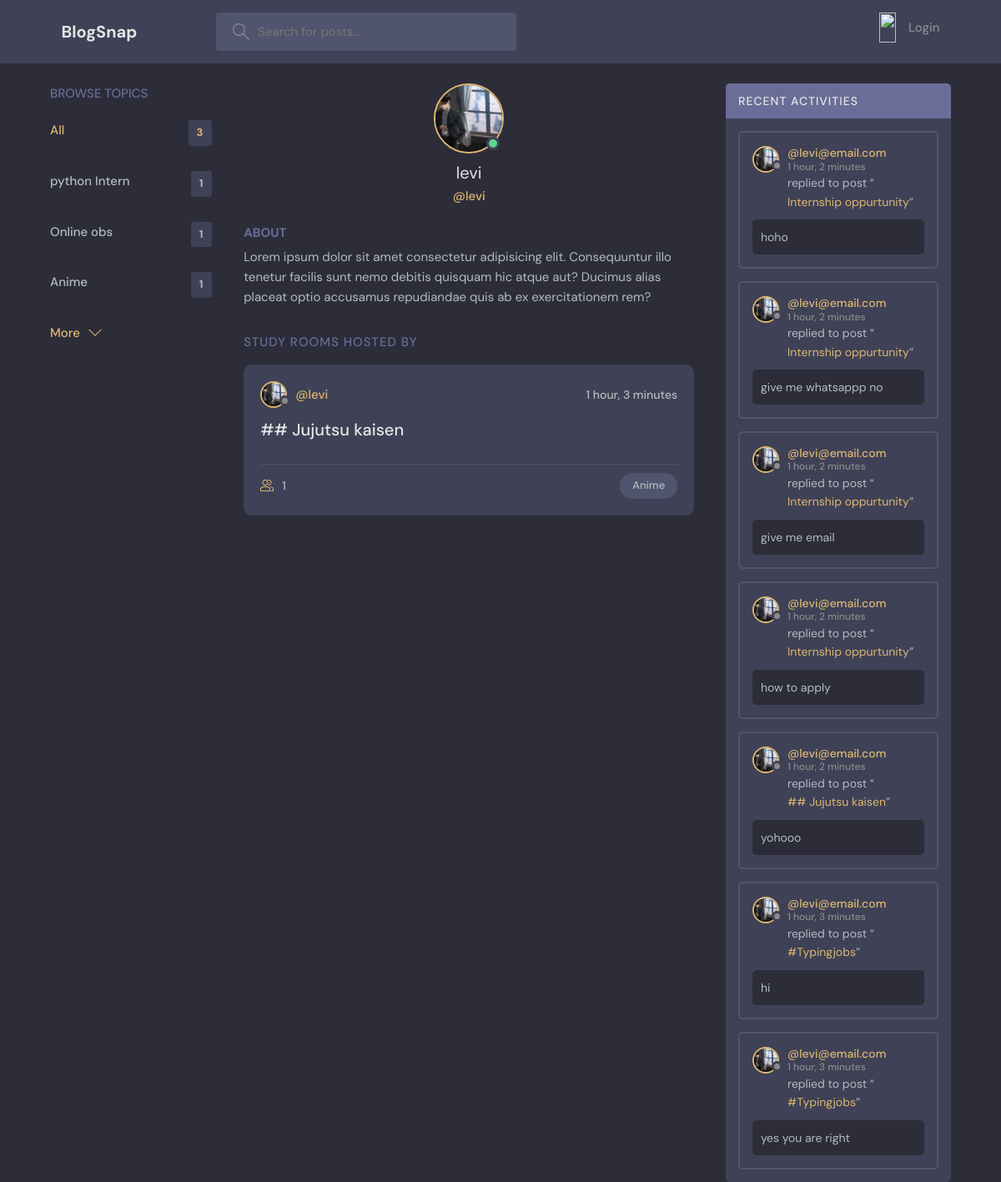
The app's page /user-profile/5/ with its own data.
### discord/models.py (models this page shows, shortened)
class Topic(models.Model):
    name=models.CharField( max_length=150)

class User(AbstractUser):
    name = models.CharField(null=True, max_length=50)
    email = models.EmailField(unique=True,null=True)
    bio = models.TextField(null=True)
    avatar=models.ImageField(null=True,default="avatar.svg")
    USERNAME_FIELD = 'email'
    REQUIRED_FIELDS = []

class Room(models.Model):
    host=models.ForeignKey(User,on_delete=models.SET_NULL,null=True)
    topic=models.ForeignKey(Topic, on_delete=models.SET_NULL,null=True)
    name=models.CharField( max_length=150)
    description = models.TextField(null=True,blank=True)
    participants=models.ManyToManyField(User, related_name="participants",blank=True)
    updated = models.DateTimeField( auto_now=True)
    created = models.DateTimeField( auto_now_add=True)
    class Meta:
        ordering = ['-updated' , '-created']
    def __str__(self):
        return self.name

class Message(models.Model):
    user=models.ForeignKey(User,on_delete=models.CASCADE)
    room=models.ForeignKey(Room,on_delete=models.CASCADE)
    body=models.TextField()
    updated = models.DateTimeField( auto_now=True)
    created = models.DateTimeField( auto_now_add=True)
    class Meta:
        ordering = ['-updated' , '-created']

### discord/views.py (the view)
# urls.py: path('user-profile/<str:pk>/',views.userProfile,name='user-profile'),
def userProfile(request,pk):
    user=User.objects.get(id=pk)
    rooms=user.room_set.all()
    room_messages=user.message_set.all()
    topics=Topic.objects.all()
    context={
        'user':user,
        'rooms':rooms,
        'topics':topics,
        'room_messages':room_messages,
    }
    return render(request,'discord/profile.html',context)

### discord/templates/discord/profile.html (shortened to what this page needs)
{% extends "main.html" %}
{% block content %}
  <main class="profile-page layout layout--3">
    <div class="container">
      {% include "discord/topics_component.html" %}
      <div class="roomList">
        <div class="profile">
          <div class="profile__avatar">
            <div class="avatar avatar--large active">
              <img src="{{user.avatar.url}}" />
            </div>
          </div>
          <div class="profile__info">
            <h3>{{user.username}}</h3>
            <p>@{{user.username}}</p>
          </div>
          <div class="profile__about">
            <h3>About</h3>
            <p>
              Lorem ipsum dolor sit amet consectetur adipisicing elit. Consequuntur illo tenetur
              facilis sunt nemo debitis quisquam hic atque aut? Ducimus alias placeat optio
              accusamus repudiandae quis ab ex exercitationem rem?
            </p>
          </div>
        </div>
        <div class="roomList__header">
          <div>
            <h2>Study Rooms Hosted by </a>
            </h2>
          </div>
        </div>
        {% include "discord/feed_component.html" %}
      </div>
      {% include "discord/activity_component.html" %}
    </div>
  </main>
{% endblock content %}

### templates/main.html (shortened to what this page needs)
{% load static %}
<!DOCTYPE html>
<html lang="en">
  <head>
    <link rel="stylesheet" href="{% static 'styles/style.css' %}" />
  </head>
  <body>
    {% include "navbar.html" %}
    {% block content %}{% endblock content %}
  </body>
</html>

### templates/navbar.html (shortened to what this page needs)
{% load static %}
<header class="header header--loggedIn">
    <div class="container">
      <a href="{% url 'home' %}" class="header__logo">
        <h1>BlogSnap</h1>
      </a>
      <form class="header__search" method="GET" action="{% url 'home' %}">
        <label>
          <input name='q' placeholder="Search for posts..." />
        </label>
      </form>
      <nav class="header__menu">
        {% if request.user.is_authenticated %}
        <div class="header__user">
          <a href="{% url 'update-user' %}">
            <div class="avatar avatar--medium active">
              <img src="{{request.user.avatar.url}}" />
            </div>
            <p>{{request.user.username}}<span>@{{request.user.username}}</span></p>
          </a>
          <button class="dropdown-button">
            <svg version="1.1" xmlns="http://www.w3.org/2000/svg" width="32" height="32" viewBox="0 0 32 32">
              <title>chevron-down</title>
              <path d="M16 21l-13-13h-3l16 16 16-16h-3l-13 13z"></path>
            </svg>
          </button>
        </div>
        {% else %}
        <a href="{% url 'login' %}">
          <img src="{% static 'images/avatar.svg'%}" />
          <p>Login</p>
        </a>
        {% endif %}
      </nav>
    </div>
  </header>

### discord/templates/discord/topics_component.html
<div class="topics">
  <div class="topics__header">
    <h2>Browse Topics</h2>
  </div>
  <ul class="topics__list">
    <li>
      <a href="{% url 'home' %}" class="active">All <span>{{topics.count}}</span></a>
    </li>
    {% for topic in topics %}
    <li>
      <a href="{% url 'home' %}?q={{topic.name}}">{{topic.name}} <span>{{topic.room_set.all.count}}</span></a>
    </li>
      {% endfor %}
  </ul>
  <a class="btn btn--link" href="{% url 'topics' %}">
    More
    <svg
      version="1.1"
      xmlns="http://www.w3.org/2000/svg"
      width="32"
      height="32"
      viewBox="0 0 32 32"
    >
      <title>chevron-down</title>
      <path d="M16 21l-13-13h-3l16 16 16-16h-3l-13 13z"></path>
    </svg>
  </a>
</div>

### discord/templates/discord/feed_component.html (shortened to what this page needs)
{% for room in rooms %}
<div class="roomListRoom">
  <div class="roomListRoom__header">
    <a href="{% url 'user-profile' room.host.id %}" class="roomListRoom__author">
      <div class="avatar avatar--small">
        <img src="{{room.host.avatar.url}}" />
      </div>
      <span>@{{room.host.username}}</span>
    </a>
    <div class="roomListRoom__actions">
      <span>{{room.created|timesince}}</span>
    </div>
  </div>
  <div class="roomListRoom__content">
    <a href="{% url 'room' room.id%}">{{room.name}}</a>
  </div>
  <div class="roomListRoom__meta">
    <a href="{% url 'room' room.id%}" class="roomListRoom__joined">
      {{room.participants.all.count}}
    </a>
    <p class="roomListRoom__topic">{{room.topic.name}}</p>
  </div>
</div>
{% endfor %}

### discord/templates/discord/activity_component.html (shortened to what this page needs)
<div class="activities">
  <div class="activities__header">
    <h2>Recent Activities</h2>
  </div>
  {% for message in room_messages %}
  <div class="activities__box">
    <div class="activities__boxHeader roomListRoom__header">
      <a href="{% url 'user-profile' message.user.id %}"class="roomListRoom__author">
        <div class="avatar avatar--small">
          <img src="{{message.user.avatar.url}}" />
        </div>
        <p>
          @{{message.user}}
          <span>{{message.created|timesince}}</span>
        </p>
      </a>
    </div>
    <div class="activities__boxContent">
      <p>replied to post “<a href="{% url 'room' message.room.id %}">{{message.room}}</a>”</p>
      <div class="activities__boxRoomContent">
        {{message.body}}
      </div>
    </div>
  </div>
  {% endfor %}
</div>

### records on screen
Topic: name "python Intern", room_set.all.count "1"
Topic: name "Online obs", room_set.all.count "1"
Topic: name "Anime", room_set.all.count "1"
User: avatar (picture), username "levi"
Room: host.avatar (picture), host.username "levi", created "1 hour, 3 minutes", name "## Jujutsu kaisen", participants.all.count "1", topic.name "Anime"
Message: user.avatar (picture), user "levi@email.com", created "1 hour, 2 minutes", room "Internship oppurtunity", body "hoho"
Message: user.avatar (picture), user "levi@email.com", created "1 hour, 2 minutes", room "Internship oppurtunity", body "give me whatsappp no"
Message: user.avatar (picture), user "levi@email.com", created "1 hour, 2 minutes", room "Internship oppurtunity", body "give me email"
Message: user.avatar (picture), user "levi@email.com", created "1 hour, 2 minutes", room "Internship oppurtunity", body "how to apply"
Message: user.avatar (picture), user "levi@email.com", created "1 hour, 2 minutes", room "## Jujutsu kaisen", body "yohooo"
Message: user.avatar (picture), user "levi@email.com", created "1 hour, 3 minutes", room "#Typingjobs", body "hi"
Message: user.avatar (picture), user "levi@email.com", created "1 hour, 3 minutes", room "#Typingjobs", body "yes you are right"

### other values on screen
{{ topics.count }} "3"
